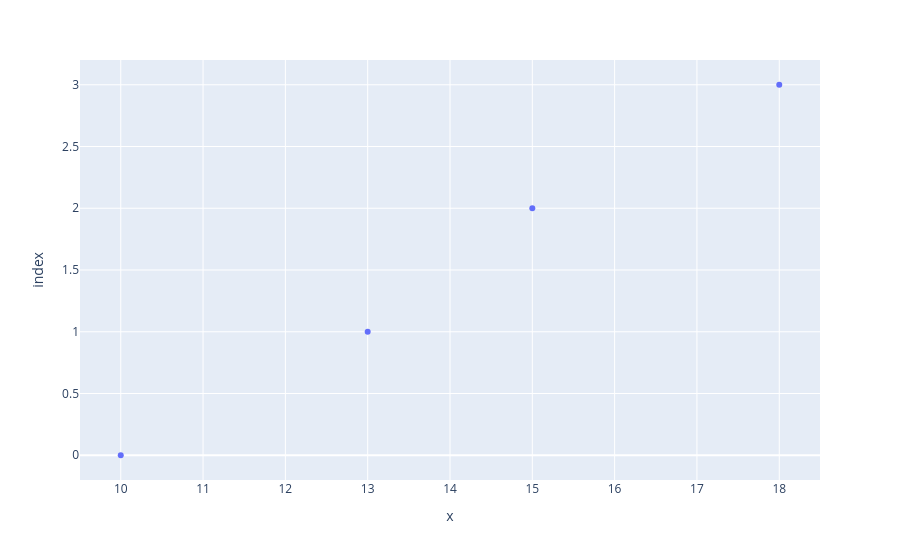

Notebook code for this chart:
### Code cell
x =[1,2,3,4]
y=[10,13,15,18]

fig = px.scatter(x,y)
fig.show()

### Figure 1 — Plotly figure (JSON) as saved in the notebook; plotly's stock layout.template omitted (floating-point values rounded to 4 significant figures)
{"data": [{"hovertemplate": "x=%{x}<br>index=%{y}<extra></extra>", "legendgroup": "", "marker": {"color": "#636efa", "symbol": "circle"}, "mode": "markers", "name": "", "orientation": "h", "showlegend": false, "type": "scatter", "x": [10, 13, 15, 18], "xaxis": "x", "y": [0, 1, 2, 3], "yaxis": "y"}], "layout": {"legend": {"tracegroupgap": 0}, "margin": {"t": 60}, "xaxis": {"anchor": "y", "domain": [0, 1], "title": {"text": "x"}}, "yaxis": {"anchor": "x", "domain": [0, 1], "title": {"text": "index"}}}}
